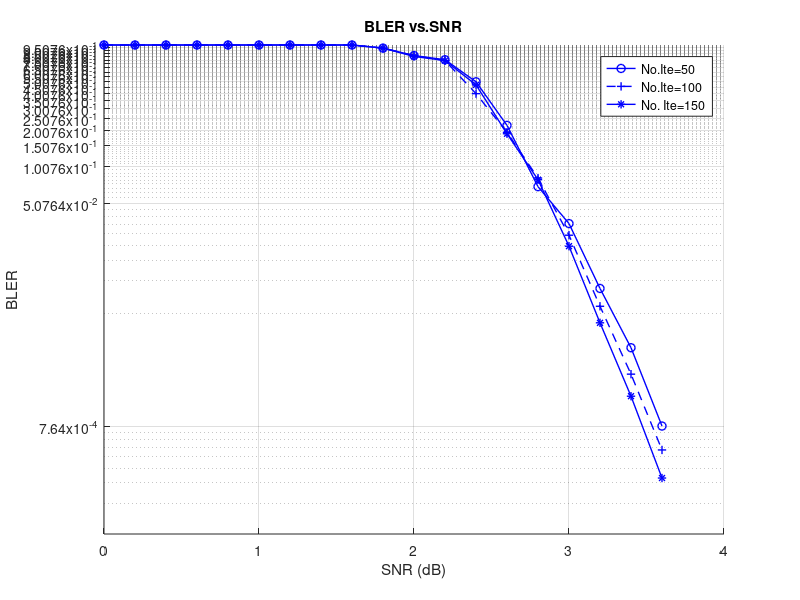

This chart was generated by the following MATLAB code: (Note: this script raises an error after producing the figure.)
clear all ;close all ;clc

SNRH1 = 0:0.2:3.6; % Example SNR values
BLER5070_0 = [1.00E+00	1.00E+00	1.00E+00	1.00E+00	1.00E+00	1.00E+00	1.00E+00	1.00E+00	1.00E+00	9.43E-01	8.20E-01	7.58E-01	5.00E-01	2.20E-01	6.94E-02	3.46E-02	1.02E-02	3.34E-03	7.64E-04



]; % Example BER values

hold on ;
SNRH2 = 0:0.2:3.6;
BLER10070_0 = [1.00E+00	1.00E+00	1.00E+00	1.00E+00	1.00E+00	1.00E+00	1.00E+00	1.00E+00	1.00E+00	9.43E-01	8.20E-01	7.46E-01	4.00E-01	1.93E-01	8.16E-02	2.78E-02	7.29E-03	2.03E-03	4.87E-04
];

SNRH3 = 0:0.2:3.6;
BLER20070_0 = [1.00E+00	1.00E+00	1.00E+00	1.00E+00	1.00E+00	1.00E+00	1.00E+00	1.00E+00	1.00E+00	9.43E-01	8.06E-01	7.46E-01	4.72E-01	1.88E-01	7.91E-02	2.26E-02	5.34E-03	1.34E-03	2.87E-04
];


semilogy(SNRH1, BLER5070_0, '-o', 'LineWidth',1,'color','b');
semilogy(SNRH2, BLER10070_0, '--+', 'LineWidth',1,'color','b');
semilogy(SNRH3, BLER20070_0, '-*', 'LineWidth',1,'color','b');


xlabel('SNR (dB)');
ylabel('BLER');
title('BLER vs.SNR');
grid on;
legend('No.Ite=50','No.Ite=100','No. Ite=150'); % Replace with appropriate labels
yticks([min(BLER5070_0) : 0.05 : max(BLER5070_0)]);
ytickformat('%.1e');
saveas(gcf, 'SPA_BLER_FixedBlock_differentIte.png');
